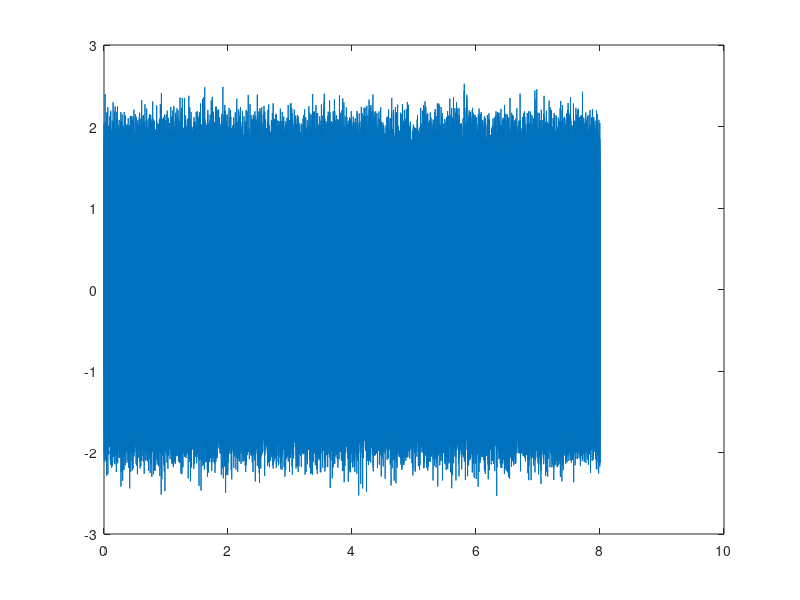

Source code (MATLAB):
data=['1' '2' 'A' '0' '6' '8' '9' '#'];
tonet=1;
dt=0.0001;
fs=1/dt;
freqx=[1209 1336 1477 1633];
freqy=[697 770 852 941];
table=['1' '2' '3' 'A';'4' '5' '6' 'B';'7' '8' '9' 'C'; '*' '0' '#' 'D'];
signal=[];
t=[0:dt:tonet];
N=size(t,2);
for i=1:size(data,2),
    for j=1:4,
        for k=1:4,
            if(table(j,k)==data(i))
                y=sin(2*pi*freqy(j)*t)+sin(2*pi*freqx(k)*t);
                signal=[signal y];
            end
        end
    end
end
t1=[1:size(signal,2)]*dt;
signal=awgn(signal,15,'measured');
plot(t1,signal);

resx=zeros(1,4);
resy=zeros(1,4);
%decoding
ans=[];
for i=1:round(size(signal,2)/N),
    rangel=(i-1)*N+1;
    rangeu=i*N;
    symsignal=signal(1,[rangel:rangeu]);
    for j=1:4,
        a=[1 -2*cos(2*pi*freqx(j)/fs) 1];
        b=[1];
        q=filter(b,a,symsignal);
        resx(j)=q(N)-q(N-1)*exp(-2*pi*1i*freqx(j)/fs);
    end
    %abs(resx)
    [temp, x]=max(abs(resx));
    for j=1:4,
        a=[1 -2*cos(2*pi*freqy(j)/fs) 1];
        b=[1];
        q=filter(b,a,symsignal);
        resy(j)=q(N)-q(N-1)*exp(-2*pi*1i*freqy(j)/fs);
    end
    %abs(resy)
    [temp, y]=max(abs(resy));
    %disp(table(y,x));
    ans=[ans table(y,x)];
end
disp(data);
disp(ans);

    